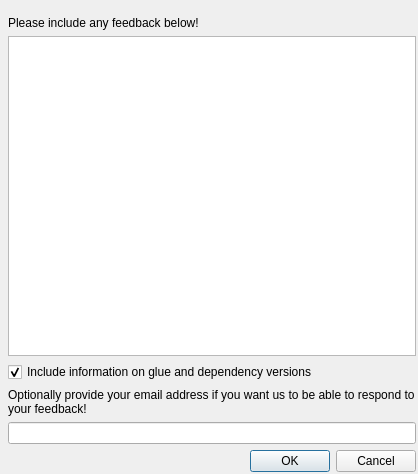
<?xml version="1.0" encoding="UTF-8"?>
<ui version="4.0">
 <class>FeedbackForm</class>
 <widget class="QDialog" name="FeedbackForm">
  <property name="geometry">
   <rect>
    <x>0</x>
    <y>0</y>
    <width>418</width>
    <height>474</height>
   </rect>
  </property>
  <property name="windowTitle">
   <string>Submit Feedback</string>
  </property>
  <property name="modal">
   <bool>true</bool>
  </property>
  <layout class="QHBoxLayout" name="horizontalLayout">
   <property name="leftMargin">
    <number>8</number>
   </property>
   <property name="topMargin">
    <number>16</number>
   </property>
   <property name="rightMargin">
    <number>2</number>
   </property>
   <property name="bottomMargin">
    <number>2</number>
   </property>
   <item>
    <layout class="QVBoxLayout" name="verticalLayout">
     <item>
      <widget class="QLabel" name="label_comments">
       <property name="text">
        <string>Please include any feedback below!</string>
       </property>
       <property name="wordWrap">
        <bool>true</bool>
       </property>
      </widget>
     </item>
     <item>
      <widget class="QPlainTextEdit" name="area_comments"/>
     </item>
     <item>
      <widget class="QCheckBox" name="checkbox_system_info">
       <property name="text">
        <string>Include information on glue and dependency versions</string>
       </property>
       <property name="checked">
        <bool>true</bool>
       </property>
      </widget>
     </item>
     <item>
      <widget class="QLabel" name="label_email">
       <property name="text">
        <string>Optionally provide your email address if you want us to be able to respond to your feedback!</string>
       </property>
       <property name="wordWrap">
        <bool>true</bool>
       </property>
      </widget>
     </item>
     <item>
      <widget class="QLineEdit" name="value_email"/>
     </item>
     <item>
      <widget class="QDialogButtonBox" name="buttons">
       <property name="orientation">
        <enum>Qt::Horizontal</enum>
       </property>
       <property name="standardButtons">
        <set>QDialogButtonBox::Cancel|QDialogButtonBox::Ok</set>
       </property>
      </widget>
     </item>
    </layout>
   </item>
  </layout>
 </widget>
 <resources/>
 <connections>
  <connection>
   <sender>buttons</sender>
   <signal>accepted()</signal>
   <receiver>FeedbackForm</receiver>
   <slot>accept()</slot>
   <hints>
    <hint type="sourcelabel">
     <x>248</x>
     <y>254</y>
    </hint>
    <hint type="destinationlabel">
     <x>157</x>
     <y>274</y>
    </hint>
   </hints>
  </connection>
  <connection>
   <sender>buttons</sender>
   <signal>rejected()</signal>
   <receiver>FeedbackForm</receiver>
   <slot>reject()</slot>
   <hints>
    <hint type="sourcelabel">
     <x>316</x>
     <y>260</y>
    </hint>
    <hint type="destinationlabel">
     <x>286</x>
     <y>274</y>
    </hint>
   </hints>
  </connection>
 </connections>
</ui>
